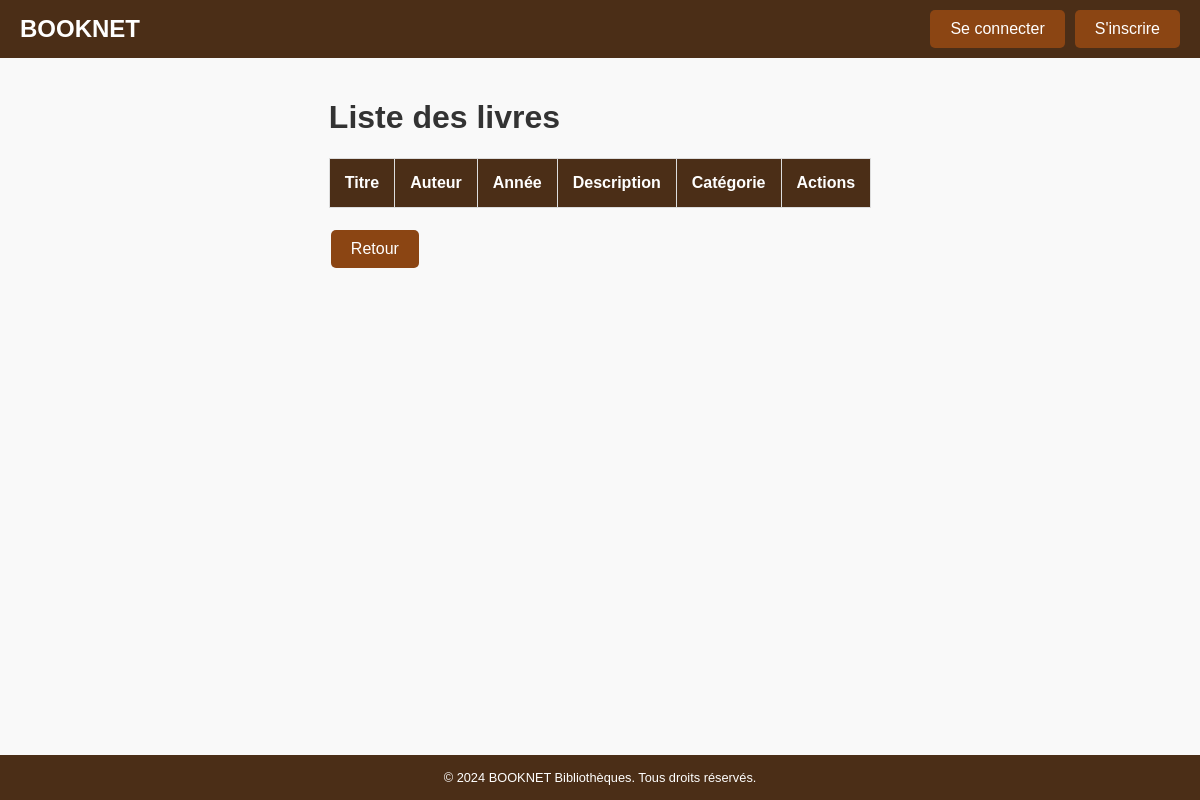
Page /gestion_livre.php on the earlier database version.
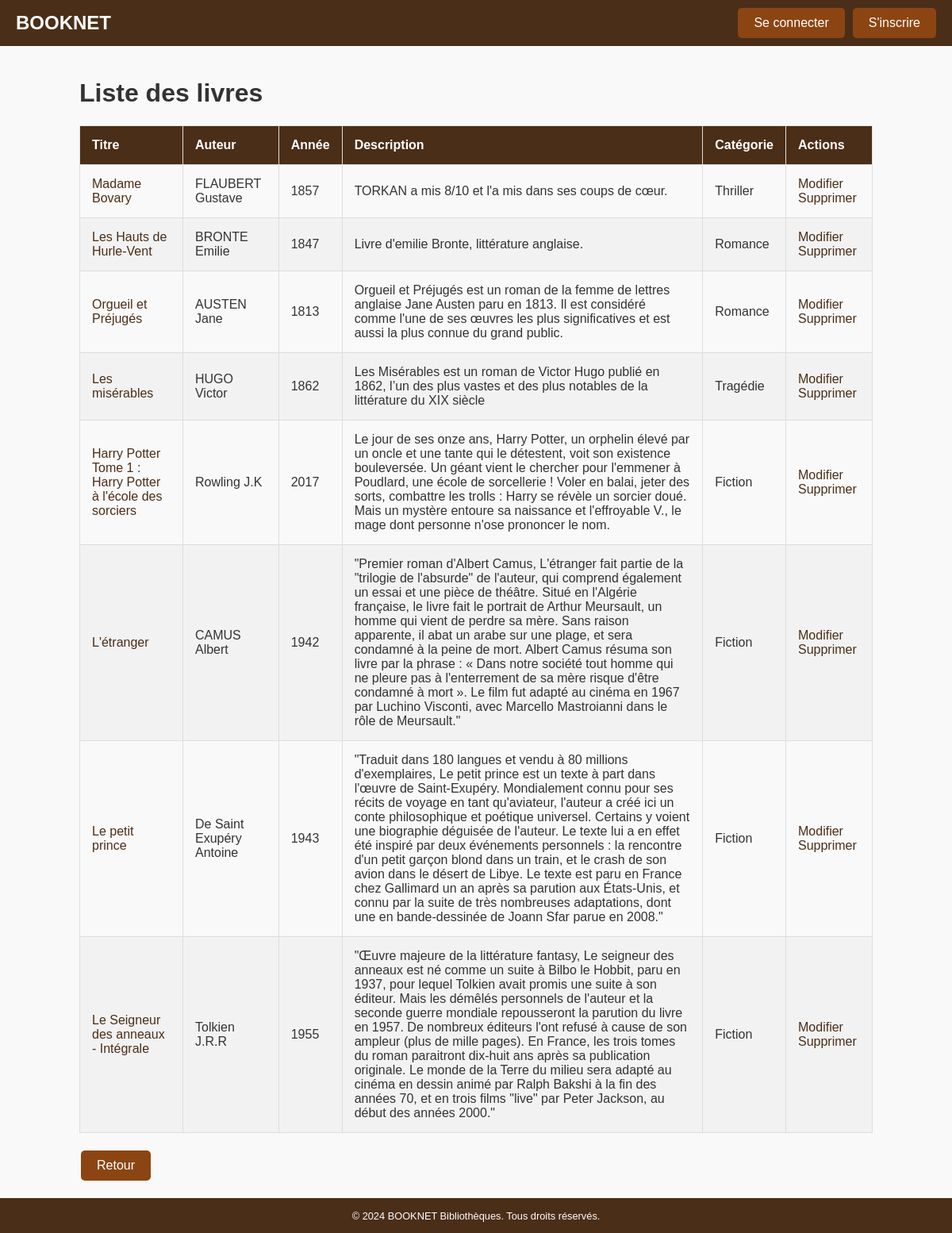
Same page on the later database version.
### tables this page shows
CREATE TABLE `livres` (
  `id` int NOT NULL,
  `titre` varchar(255) NOT NULL,
  `annee_publication` int DEFAULT NULL,
  `description` varchar(10000) DEFAULT NULL,
  `utilisateur_id` int DEFAULT NULL,
  `auteur_id` int DEFAULT NULL,
  `categorie_id` int NOT NULL
);

CREATE TABLE `auteurs` (
  `id` int NOT NULL,
  `nom` varchar(255) NOT NULL,
  `prenom` varchar(255) NOT NULL
);

CREATE TABLE `categories` (
  `id` int NOT NULL,
  `libelle` varchar(50) NOT NULL
);

### controllers/LivreController.php (called while the page is built, shortened)
<?php
require_once 'models/Livre.php';
class LivreController {
    private $livre;
    public function __construct($connection) {
        $this->livre = new Livre($connection);
    }
    public function liste() {
        $livres = $this->livre->getAllLivres();
        require 'views/liste_livres_admin.php';
    }
}
?>

### models/Livre.php (called while the page is built, shortened)
<?php
class Livre
{
    private $connection;
    public function __construct($connection)
    {
        $this->connection = $connection;
    }
    public function getAllLivres()
    {
        $query = "SELECT l.id, l.titre, a.nom AS nom_auteur, a.prenom AS prenom_auteur, l.annee_publication,
                     l.description, cat.libelle AS categorie_libelle
              FROM livres l
              INNER JOIN auteurs a ON l.auteur_id = a.id
              INNER JOIN categories cat ON l.categorie_id = cat.id";
        $statement = $this->connection->prepare($query);
        $statement->execute();
        return $statement->fetchAll(PDO::FETCH_ASSOC);
    }
}
?>

### views/liste_livres_admin.php (the view, shortened to what this page needs)
<!DOCTYPE html>
<html lang="fr">
<head>
    <link rel="stylesheet" href="public/css/styles.css">
</head>
<body>
<?php include 'header.php'; ?>
<main>
        <h1>Liste des livres</h1>
        <table>
            <thead>
            <tr>
                <th>Titre</th>
                <th>Auteur</th>
                <th>Année</th>
                <th>Description</th>
                <th>Catégorie</th>
                <th>Actions</th>
            </tr>
            </thead>
            <tbody>
            <?php foreach ($livres as $livre): ?>
                <tr>
                    <td><a href="details_livre.php?livreId=<?php echo htmlspecialchars($livre['id']); ?>"><?php echo htmlspecialchars($livre['titre']); ?></a></td>
                    <td><?php echo htmlspecialchars($livre['nom_auteur']) . ' ' . htmlspecialchars($livre['prenom_auteur']); ?></td>
                    <td><?php echo htmlspecialchars($livre['annee_publication']); ?></td>
                    <td><?php echo htmlspecialchars($livre['description']); ?></td>
                    <td><?php echo htmlspecialchars($livre['categorie_libelle']); ?></td>
                    <td>
                        <a href="gestion_livre.php?action=modifier&id=<?php echo $livre['id']; ?>">Modifier</a>
                        <a href="gestion_livre.php?action=supprimer&id=<?php echo $livre['id']; ?>" onclick="return confirm('Êtes-vous sûr de vouloir supprimer ce livre?');">Supprimer</a>
                    </td>
                </tr>
            <?php endforeach; ?>
            </tbody>
        </table>
    <div class="button-group">
        <a href="index.php" class="button">Retour</a>
    </div>
</main>
<?php include 'footer.php'; ?>
</body>
</html>

### gestion_livre.php (shortened to what this page needs)
<?php
require_once 'config.php';
require_once 'controllers/LivreController.php';
$livreController = new LivreController($connection);
$action = isset($_GET['action']) ? $_GET['action'] : 'liste';
switch ($action) {
    case 'liste':
    default:
        $livreController->liste();
        break;
}
?>

### header.php
<?php
$utilisateurConnecte = isset($_SESSION['utilisateur_id']);
$estAdmin = isset($_SESSION['role']) && $_SESSION['role'] === 'admin';
$pageActuelle = basename($_SERVER['PHP_SELF']);
$estSurPageMesLivres = ($pageActuelle === 'liste_livres_utilisateurs.php');
$estSurPageAddLivres = ($pageActuelle === 'ajouter_livre.php');
$estSurPageMyInfos = ($pageActuelle === 'modifier_infos.php');
$estSurPageAllLivres = ($pageActuelle === 'liste_livres.php');
$estSurPageAllComment = ($pageActuelle === 'gestion_commentaire.php');
$estSurPageAllLivresAdmin = ($pageActuelle === 'gestion_livre.php');
$estSurPageSearchLivre = ($pageActuelle === 'recherche_livres.php');
?>
<header>
    <h1>BOOKNET</h1>
    <div class="auth-buttons">
        <?php if ($utilisateurConnecte) : ?>
        <?php if ($estSurPageMesLivres || $estSurPageAllLivres || $estSurPageMyInfos || $estSurPageAddLivres) : ?>
            <a href="../logout.php" class="button">Déconnexion</a>
        <?php else : ?>
                <a href="logout.php" class="button">Déconnexion</a>
            <?php endif ?>
            <?php if ($estAdmin) : ?>
                <a href="gestion_commentaire.php?action=liste" class="button" <?php if ($estSurPageMesLivres || $estSurPageAddLivres || $estSurPageMyInfos || $estSurPageAllLivres || $estSurPageAllComment || $estSurPageAllLivresAdmin || $estSurPageSearchLivre ) echo 'style="display:none;"'; ?>>Tous les Commentaires</a>
                <a href="gestion_livre.php?action=liste" class="button" <?php if ($estSurPageMesLivres || $estSurPageAddLivres || $estSurPageMyInfos || $estSurPageAllLivres || $estSurPageAllComment || $estSurPageAllLivresAdmin || $estSurPageSearchLivre) echo 'style="display:none;"'; ?>>Tous les Livres</a>
            <?php endif; ?>
                <a href="views/liste_livres_utilisateurs.php" class="button" <?php if ($estSurPageAddLivres ||  $estSurPageMesLivres || $estSurPageMyInfos || $estSurPageAllLivres || $estSurPageAllComment || $estSurPageAllLivresAdmin || $estSurPageSearchLivre) echo 'style="display:none;"'; ?>>Mes Livres</a>
            <a href="views/modifier_infos.php" class="button" <?php if ($estSurPageMesLivres || $estSurPageMyInfos || $estSurPageAllLivres || $estSurPageAllComment || $estSurPageAllLivresAdmin || $estSurPageSearchLivre || $estSurPageAddLivres) echo 'style="display:none;"'; ?>>Mes Infos</a>
        <?php else : ?>
            <a href="login.php" class="button">Se connecter</a>
            <a href="inscription.php" class="button">S'inscrire</a>
        <?php endif; ?>
    </div>
</header>

### views/footer.php
<footer>
    <p>&copy; 2024 BOOKNET Bibliothèques. Tous droits réservés.</p>
</footer>

### public/css/styles.css (style rules this page uses)
body { font-family: Arial, sans-serif; margin: 0; padding: 0; background-color: #f9f9f9; color: #333; display: flex; flex-direction: column; min-height: 100vh; }
header { background-color: #4b2e17; color: white; padding: 10px 20px; display: flex; justify-content: space-between; align-items: center; flex-wrap: wrap; }
header h1 { margin: 0; font-size: 1.5em; }
.auth-buttons { display: flex; gap: 10px; }
main { padding: 20px; max-width: 1000px; margin: auto; flex: 1; }
.button-group { display: flex; justify-content: space-between; margin-top: 20px; flex-wrap: wrap; }
.button-group a { margin-bottom: 10px; margin: 2px; }
.button { background-color: #8B4513; color: white; padding: 10px 20px; text-decoration: none; border-radius: 5px; transition: background-color 0.3s ease; border: none; cursor: pointer; text-align: center; display: inline-block; }
table { width: 100%; border-collapse: collapse; margin: 20px 0; }
table th, table td { padding: 15px; border: 1px solid #ddd; text-align: left; }
table th { background-color: #4b2e17; color: white; }
table tr:nth-child(even) { background-color: #f2f2f2; }
table a { color: #4b2e17; text-decoration: none; }
footer { text-align: center; padding: 2px 0; background-color: #4b2e17; color: white; font-size: 0.8em; position: relative; bottom: 0; width: 100%; }

Differences in the rows shown:
added livres: titre "Madame Bovary", auteur.nom "FLAUBERT", auteur.prenom "Gustave", annee_publication "1857", description "TORKAN a mis 8/10 et l'a mis dans ses coups de cœur.", categorie.libelle "Thriller"
added livres: titre "Les Hauts de Hurle-Vent", auteur.nom "BRONTE", auteur.prenom "Emilie", annee_publication "1847", description "Livre d'emilie Bronte, littérature anglaise.", categorie.libelle "Romance"
added livres: titre "Orgueil et Préjugés", auteur.nom "AUSTEN", auteur.prenom "Jane", annee_publication "1813", description "Orgueil et Préjugés est un roman de la femme de lettres anglaise Jane Austen paru en 1813. Il est considéré comme l'une de ses œuvres les plus significatives et est aussi la plus connue du grand public.", categorie.libelle "Romance"
added livres: titre "Les misérables", auteur.nom "HUGO", auteur.prenom "Victor", annee_publication "1862", description "Les Misérables est un roman de Victor Hugo publié en 1862, l’un des plus vastes et des plus notables de la littérature du XIX siècle", categorie.libelle "Tragédie"
added livres: titre "Harry Potter Tome 1 : Harry Potter à l'école des sorciers", auteur.nom "Rowling", auteur.prenom "J.K", annee_publication "2017", description "Le jour de ses onze ans, Harry Potter, un orphelin élevé par un oncle et une tante qui le détestent, voit son existence bouleversée. Un géant vient le chercher pour l'emmener à Poudlard, une école de sorcellerie ! Voler en balai, jeter des sorts, combattre les trolls : Harry se révèle un sorcier doué. Mais un mystère entoure sa naissance et l'effroyable V., le mage dont personne n'ose prononcer le nom.", categorie.libelle "Fiction"
added livres: titre "L'étranger", auteur.nom "CAMUS", auteur.prenom "Albert", annee_publication "1942", description "\"Premier roman d'Albert Camus, L'étranger fait partie de la \"trilogie de l'absurde\" de l'auteur, qui comprend également un essai et une pièce de théâtre. Situé en l'Algérie française, le livre fait le portrait de Arthur Meursault, un homme qui vient de perdre sa mère. Sans raison apparente, il abat un arabe sur une plage, et sera condamné à la peine de mort. Albert Camus résuma son livre par la phrase : « Dans notre société tout homme qui ne pleure pas à l'enterrement de sa mère risque d'être condamné à mort ». Le film fut adapté au cinéma en 1967 par Luchino Visconti, avec Marcello Mastroianni dans le rôle de Meursault.\"", categorie.libelle "Fiction"
added livres: titre "Le petit prince", auteur.nom "De Saint Exupéry", auteur.prenom "Antoine", annee_publication "1943", description "\"Traduit dans 180 langues et vendu à 80 millions d'exemplaires, Le petit prince est un texte à part dans l'œuvre de Saint-Exupéry. Mondialement connu pour ses récits de voyage en tant qu'aviateur, l'auteur a créé ici un conte philosophique et poétique universel. Certains y voient une biographie déguisée de l'auteur. Le texte lui a en effet été inspiré par deux événements personnels : la rencontre d'un petit garçon blond dans un train, et le crash de son avion dans le désert de Libye. Le texte est paru en France chez Gallimard un an après sa parution aux États-Unis, et connu par la suite de très nombreuses adaptations, dont une en bande-dessinée de Joann Sfar parue en 2008.\"", categorie.libelle "Fiction"
added livres: titre "Le Seigneur des anneaux - Intégrale", auteur.nom "Tolkien", auteur.prenom "J.R.R", annee_publication "1955", description "\"Œuvre majeure de la littérature fantasy, Le seigneur des anneaux est né comme un suite à Bilbo le Hobbit, paru en 1937, pour lequel Tolkien avait promis une suite à son éditeur. Mais les démêlés personnels de l'auteur et la seconde guerre mondiale repousseront la parution du livre en 1957. De nombreux éditeurs l'ont refusé à cause de son ampleur (plus de mille pages). En France, les trois tomes du roman paraitront dix-huit ans après sa publication originale. Le monde de la Terre du milieu sera adapté au cinéma en dessin animé par Ralph Bakshi à la fin des années 70, et en trois films \"live\" par Peter Jackson, au début des années 2000.\"", categorie.libelle "Fiction"
